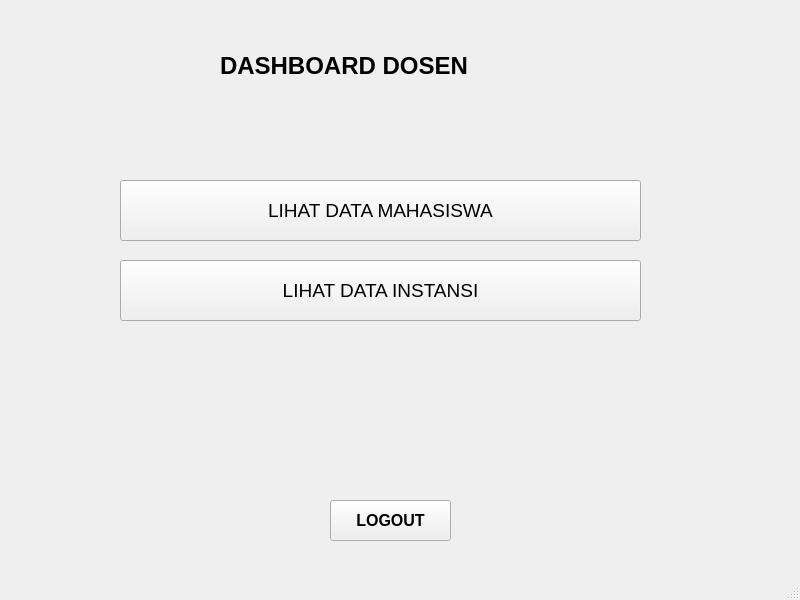
<?xml version="1.0" encoding="UTF-8"?>
<ui version="4.0">
 <class>MainWindow</class>
 <widget class="QMainWindow" name="MainWindow">
  <property name="geometry">
   <rect>
    <x>0</x>
    <y>0</y>
    <width>800</width>
    <height>600</height>
   </rect>
  </property>
  <property name="windowTitle">
   <string>MainWindow</string>
  </property>
  <widget class="QWidget" name="centralwidget">
   <widget class="QLabel" name="label_dashboard_mhs">
    <property name="geometry">
     <rect>
      <x>220</x>
      <y>50</y>
      <width>401</width>
      <height>31</height>
     </rect>
    </property>
    <property name="font">
     <font>
      <pointsize>18</pointsize>
      <weight>75</weight>
      <bold>true</bold>
     </font>
    </property>
    <property name="text">
     <string>DASHBOARD DOSEN</string>
    </property>
   </widget>
   <widget class="QPushButton" name="btn_lihat_data_mhs">
    <property name="geometry">
     <rect>
      <x>120</x>
      <y>180</y>
      <width>521</width>
      <height>61</height>
     </rect>
    </property>
    <property name="font">
     <font>
      <pointsize>14</pointsize>
     </font>
    </property>
    <property name="text">
     <string>LIHAT DATA MAHASISWA</string>
    </property>
   </widget>
   <widget class="QPushButton" name="btn_logout">
    <property name="geometry">
     <rect>
      <x>330</x>
      <y>500</y>
      <width>121</width>
      <height>41</height>
     </rect>
    </property>
    <property name="font">
     <font>
      <pointsize>12</pointsize>
      <weight>75</weight>
      <bold>true</bold>
     </font>
    </property>
    <property name="text">
     <string>LOGOUT</string>
    </property>
   </widget>
   <widget class="QPushButton" name="btn_lihat_data_instansi">
    <property name="geometry">
     <rect>
      <x>120</x>
      <y>260</y>
      <width>521</width>
      <height>61</height>
     </rect>
    </property>
    <property name="font">
     <font>
      <pointsize>14</pointsize>
     </font>
    </property>
    <property name="text">
     <string>LIHAT DATA INSTANSI</string>
    </property>
   </widget>
  </widget>
  <widget class="QMenuBar" name="menubar">
   <property name="geometry">
    <rect>
     <x>0</x>
     <y>0</y>
     <width>800</width>
     <height>26</height>
    </rect>
   </property>
  </widget>
  <widget class="QStatusBar" name="statusbar"/>
 </widget>
 <resources/>
 <connections/>
</ui>
